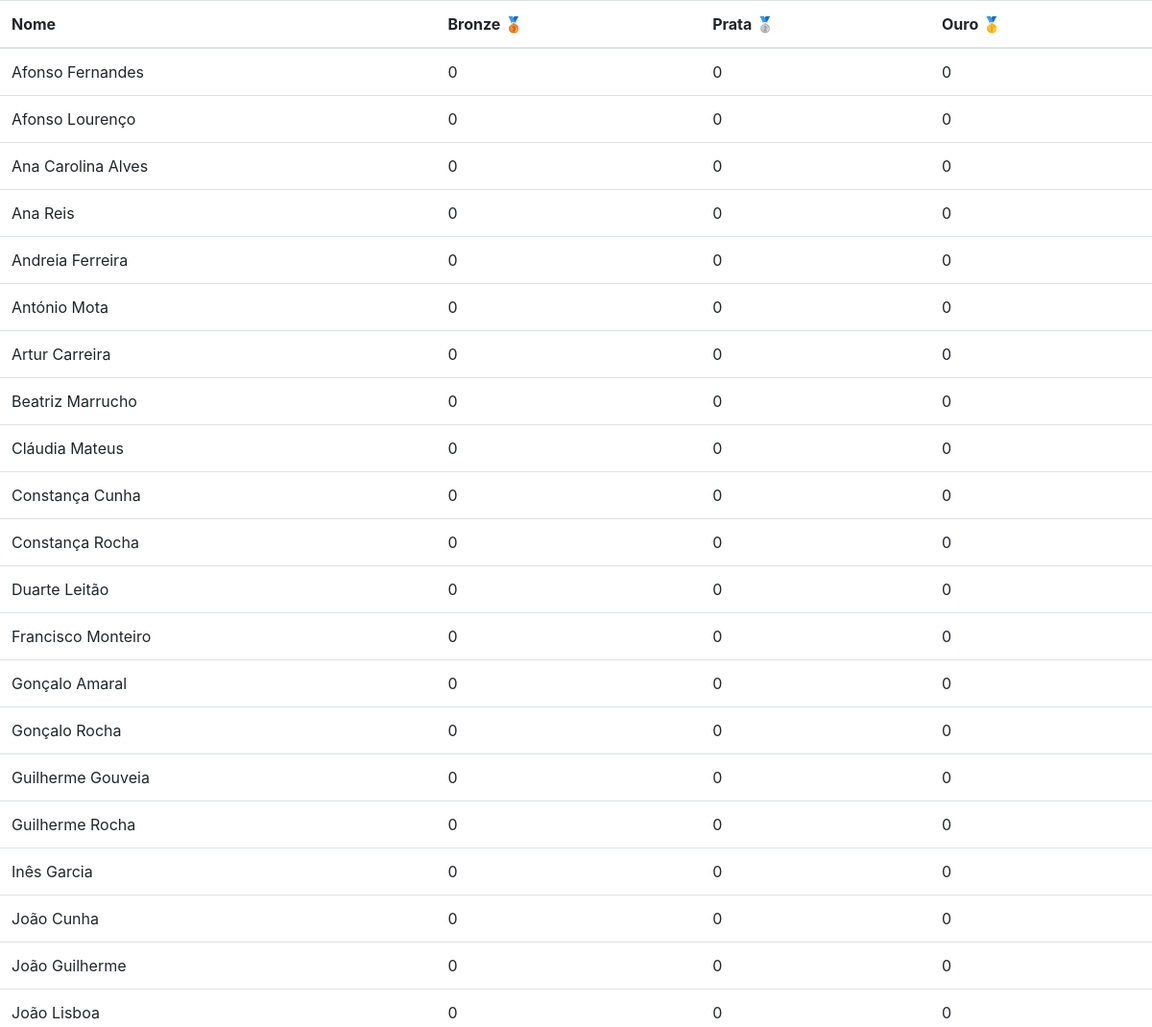
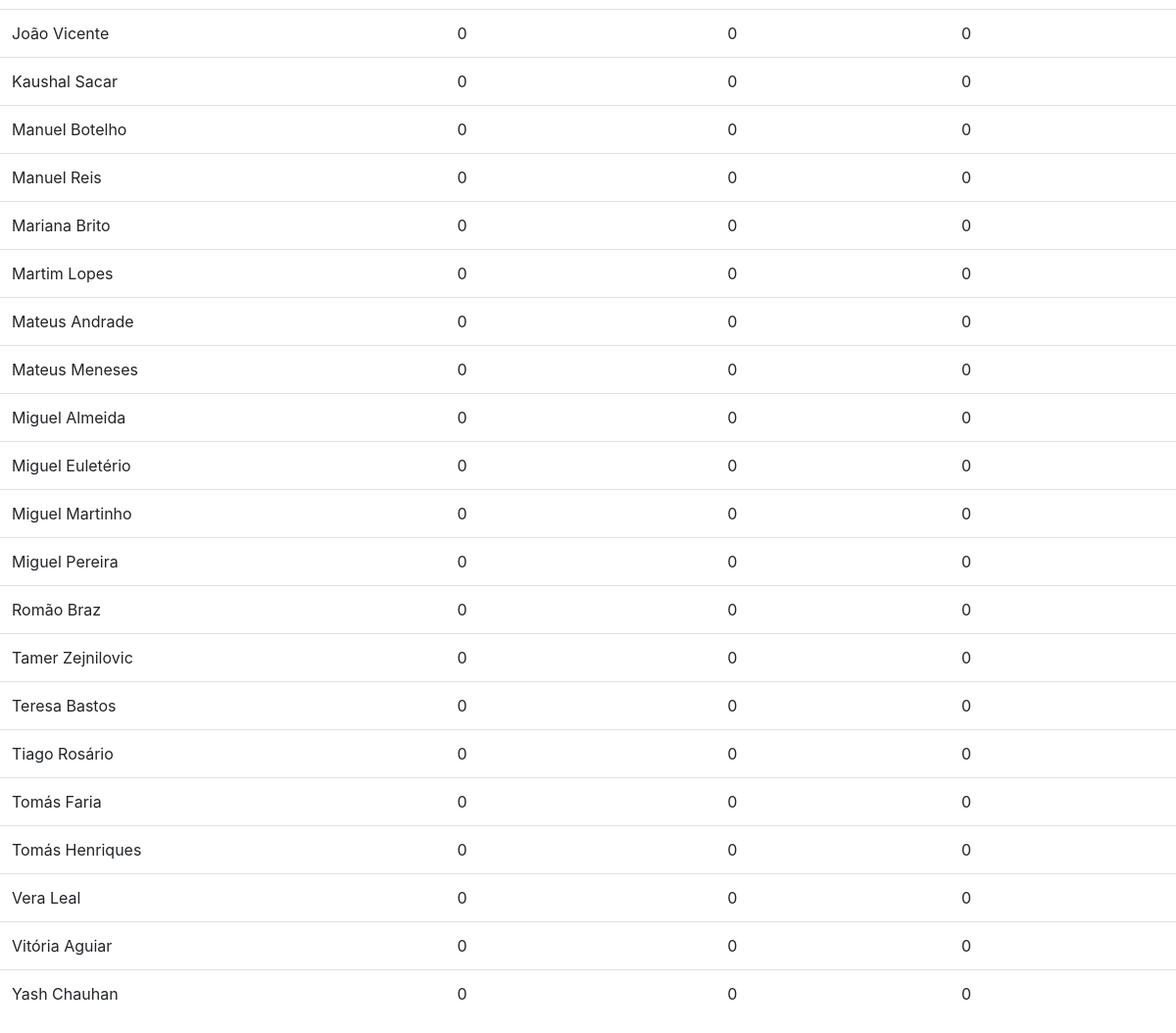
The page / on the database its author committed (2 pictures, top to bottom).
### tabelas_db.py (models this page shows, shortened)
class Aluno(db.Model):
    id = db.Column(db.Integer, primary_key=True)
    mail = db.Column(db.String(50))
    nome = db.Column(db.String(50))
    bronze = db.Column(db.Integer)
    prata = db.Column(db.Integer)
    ouro = db.Column(db.Integer)

### leaderboard.py (the view)
@app.route('/', methods=['GET'])
def leaderboard():
    leaderboard = []
    for aluno in Aluno.query.order_by(Aluno.nome).all():
        leaderboard += [aluno.__dict__]
    return render_template('leaderboard.html', leaderboard=leaderboard)

### templates/leaderboard.html (shortened to what this page needs)
<!DOCTYPE html>
<html lang="en">
<head>
    <link rel="stylesheet" href="https://stackpath.bootstrapcdn.com/bootstrap/4.3.1/css/bootstrap.min.css">
</head>
<body>
    <table class="table table-hover">
        <thead>
            <tr>
                <th scope="col">Nome</th>
                <th scope="col">Bronze 🥉</th>
                <th scope="col">Prata 🥈</th>
                <th scope="col">Ouro 🥇</th>
            </tr>
        </thead>
        <tbody>
            {% for i in range(leaderboard|length) %}
            <tr>
                <td>{{ leaderboard[i]['nome'] }}</td>
                <td>{{ leaderboard[i]['bronze'] }}</td>
                <td>{{ leaderboard[i]['prata'] }}</td>
                <td>{{ leaderboard[i]['ouro'] }}</td>
            </tr>
            {% endfor %}
        </tbody>
    </table>
</body>
</html>

### rows shown on the page
Aluno: nome "Afonso Fernandes"
Aluno: nome "Afonso Lourenço"
Aluno: nome "Ana Carolina Alves"
Aluno: nome "Ana Reis"
Aluno: nome "Andreia Ferreira"
Aluno: nome "António Mota"
Aluno: nome "Artur Carreira"
Aluno: nome "Beatriz Marrucho"
Aluno: nome "Cláudia Mateus"
Aluno: nome "Constança Cunha"
Aluno: nome "Constança Rocha"
Aluno: nome "Duarte Leitão"
Aluno: nome "Francisco Monteiro"
Aluno: nome "Gonçalo Amaral"
Aluno: nome "Gonçalo Rocha"
Aluno: nome "Guilherme Gouveia"
Aluno: nome "Guilherme Rocha"
Aluno: nome "Inês Garcia"
Aluno: nome "João Cunha"
Aluno: nome "João Guilherme"
Aluno: nome "João Lisboa"
Aluno: nome "João Vicente"
Aluno: nome "Kaushal Sacar"
Aluno: nome "Manuel Botelho"
Aluno: nome "Manuel Reis"
Aluno: nome "Mariana Brito"
Aluno: nome "Martim Lopes"
Aluno: nome "Mateus Andrade"
Aluno: nome "Mateus Meneses"
Aluno: nome "Miguel Almeida"
Aluno: nome "Miguel Euletério"
Aluno: nome "Miguel Martinho"
Aluno: nome "Miguel Pereira"
Aluno: nome "Romão Braz"
Aluno: nome "Tamer Zejnilovic"
Aluno: nome "Teresa Bastos"
Aluno: nome "Tiago Rosário"
Aluno: nome "Tomás Faria"
Aluno: nome "Tomás Henriques"
Aluno: nome "Vera Leal"
Aluno: nome "Vitória Aguiar"
Aluno: nome "Yash Chauhan"

### other values the page prints
{{ leaderboard[i]['bronze'] }} "0" "0" "0" "0" "0" "0" "0" "0" "0" "0" "0" "0" "0" "0" "0" "0" "0" "0" "0" "0" "0" "0" "0" "0" "0" "0" "0" "0" "0" "0" "0" "0" "0" "0" "0" "0" "0" "0" "0" "0" "0" "0"
{{ leaderboard[i]['prata'] }} "0" "0" "0" "0" "0" "0" "0" "0" "0" "0" "0" "0" "0" "0" "0" "0" "0" "0" "0" "0" "0" "0" "0" "0" "0" "0" "0" "0" "0" "0" "0" "0" "0" "0" "0" "0" "0" "0" "0" "0" "0" "0"
{{ leaderboard[i]['ouro'] }} "0" "0" "0" "0" "0" "0" "0" "0" "0" "0" "0" "0" "0" "0" "0" "0" "0" "0" "0" "0" "0" "0" "0" "0" "0" "0" "0" "0" "0" "0" "0" "0" "0" "0" "0" "0" "0" "0" "0" "0" "0" "0"
